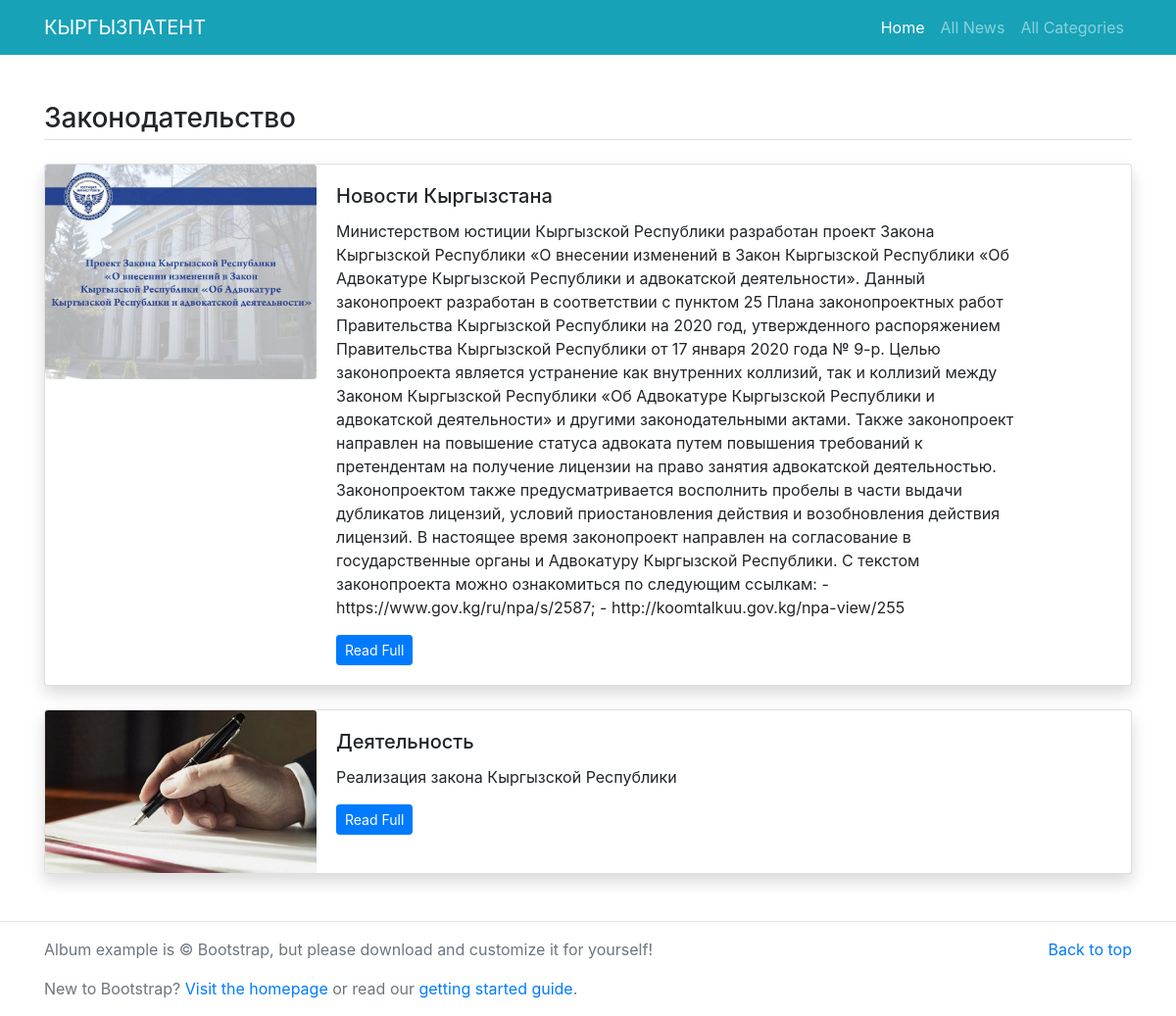
Page /category/2 on the committed database.
### main/models.py (models this page shows, shortened)
class Category(models.Model):
    title=models.CharField(max_length=200)
    category_image=models.ImageField(upload_to='imgs/')
    class Meta:
        verbose_name_plural ='Categories'

class News(models.Model):
    category=models.ForeignKey(Category,on_delete=models.CASCADE)
    title=models.CharField(max_length=300)
    image=models.ImageField(upload_to='Imgs')
    detail=models.TextField()
    add_time=models.DateTimeField(auto_now_add=True)
    class Meta:
        verbose_name_plural ='News'

### main/views.py (the view)
# urls.py: path('category/<int:id>',views.category,name='category'),
def category(request,id):
    category=Category.objects.get(id=id)
    news=News.objects.filter(category=category)
    return render(request,'category-news.html',{
        'all_news':news,
        'category':category
    })

### main/templates/category-news.html
{% extends 'base.html' %}
{% block content%}
{% load bootstrap4 %}
<main class="container mt-3 mb-5">
	<h3 class="border-bottom pb-1 my-4">{{category.title}}</h3>
    {% for news in all_news %}
	<div class="card mb-4 shadow">
	  <div class="row no-gutters">
	    <div class="col-md-3">
	      <img src="/media/{{news.image}}" class="card-img" alt="{{news.title}}">
	    </div>
	    <div class="col-md-8">
	      <div class="card-body">
	        <h5 class="card-title">{{news.title}}</h5>
	        <p class="card-text">{{news.detail}}</p>
	        <p class="card-text"><a href="/detail/{{news.id}}" class="btn btn-sm btn-primary">Read Full</a></p>
	      </div>
	    </div>
	  </div>
	</div>
{% endfor %}
</main>
{% endblock%}

### rows in the picture
Category: title "Законодательство"
News: image (picture), title "Новости Кыргызстана", detail "Министерством юстиции Кыргызской Республики разработан проект Закона Кыргызской Республики «О внесении изменений в Закон Кыргызской Республики «Об Адвокатуре Кыргызской Республики и адвокатской деятельности». Данный законопроект разработан в соответствии с пунктом 25 Плана законопроектных работ Правительства Кыргызской Республики на 2020 год, утвержденного распоряжением Правительства Кыргызской Республики от 17 января 2020 года № 9-р. Целью законопроекта является устранение как внутренних коллизий, так и коллизий между Законом Кыргызской Республики «Об Адвокатуре Кыргызской Республики и адвокатской деятельности» и другими законодательными актами. Также законопроект направлен на повышение…"
News: image (picture), title "Деятельность", detail "Реализация закона Кыргызской Республики"
